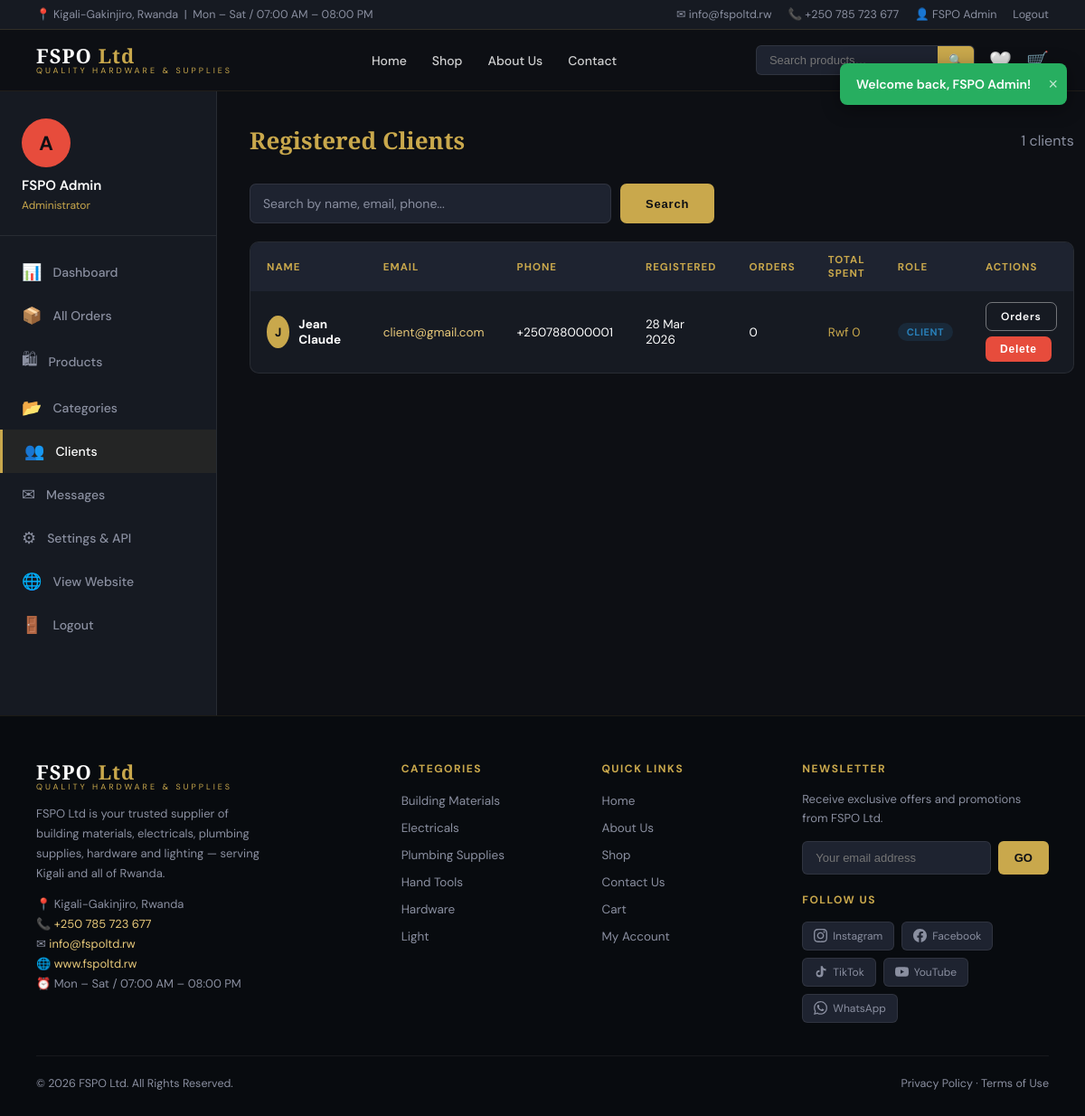
The page /admin/users.php (signed in) on the database its author committed.
### tables this page shows
CREATE TABLE IF NOT EXISTS users (
    id INT AUTO_INCREMENT PRIMARY KEY,
    name VARCHAR(100) NOT NULL,
    email VARCHAR(150) UNIQUE NOT NULL,
    phone VARCHAR(20),
    password VARCHAR(255) NOT NULL,
    role ENUM('client','admin') DEFAULT 'client',
    avatar VARCHAR(255) DEFAULT NULL,
    address TEXT DEFAULT NULL,
    created_at TIMESTAMP DEFAULT CURRENT_TIMESTAMP,
    updated_at TIMESTAMP DEFAULT CURRENT_TIMESTAMP ON UPDATE CURRENT_TIMESTAMP
);

### includes/config.php (called while the page is built, shortened)
<?php
function isLoggedIn(): bool {
    return isset($_SESSION['user_id']);
}
function isAdmin(): bool {
    return isset($_SESSION['user_role']) && $_SESSION['user_role'] === 'admin';
}
function formatRwf(float $amount): string {
    return 'Rwf ' . number_format($amount, 0, '.', ',');
}
function sanitize(string $str): string {
    return htmlspecialchars(trim($str), ENT_QUOTES, 'UTF-8');
}
function getFlash(): ?array {
    if (isset($_SESSION['flash'])) {
        $f = $_SESSION['flash'];
        return $f;
    }
    return null;
}

### admin/users.php (the view, shortened to what this page needs)
<?php
require_once '../includes/config.php';
$db = getDB();
$search = trim($_GET['q'] ?? '');
$where = ["role != 'admin'"]; $params = [];
$users = $db->prepare("SELECT u.*, COUNT(o.id) as order_count, COALESCE(SUM(o.total_amount),0) as total_spent FROM users u LEFT JOIN orders o ON u.id=o.user_id WHERE ".implode(' AND ',$where)." GROUP BY u.id ORDER BY u.created_at DESC");
$users->execute($params); $users = $users->fetchAll();
include '../includes/header.php';
?>
<div class="dashboard-layout">
  <aside class="sidebar">
    <div class="sidebar-user"><div class="avatar" style="background:var(--danger)">A</div><h4><?= sanitize($_SESSION['user_name']) ?></h4><small style="color:var(--gold)">Administrator</small></div>
    <nav class="sidebar-nav">
      <a href="dashboard.php"><span class="nav-icon-dash">📊</span> Dashboard</a>
      <a href="orders.php"><span class="nav-icon-dash">📦</span> All Orders</a>
      <a href="products.php"><span class="nav-icon-dash">🛍</span> Products</a>
      <a href="categories.php"><span class="nav-icon-dash">📂</span> Categories</a>
      <a href="users.php" class="active"><span class="nav-icon-dash">👥</span> Clients</a>
      <a href="messages.php"><span class="nav-icon-dash">✉</span> Messages</a>
      <a href="settings.php"><span class="nav-icon-dash">⚙</span> Settings & API</a>
      <a href="../index.php"><span class="nav-icon-dash">🌐</span> View Website</a>
      <a href="../logout.php"><span class="nav-icon-dash">🚪</span> Logout</a>
    </nav>
  </aside>
  <div class="dash-content">
    <div class="dash-header"><h1>Registered Clients</h1><p style="color:var(--text-muted)"><?= count($users) ?> clients</p></div>
    <form method="GET" style="margin-bottom:20px;display:flex;gap:10px">
      <input type="text" name="q" class="form-control" placeholder="Search by name, email, phone..." value="<?= sanitize($search) ?>" style="max-width:400px">
      <button type="submit" class="btn btn-gold">Search</button>
    </form>
    <div class="dash-table-card">
      <table class="dash-table">
        <thead><tr><th>Name</th><th>Email</th><th>Phone</th><th>Registered</th><th>Orders</th><th>Total Spent</th><th>Role</th><th>Actions</th></tr></thead>
        <tbody>
        <?php foreach ($users as $u): ?>
        <tr>
          <td><div style="display:flex;align-items:center;gap:10px"><div style="width:36px;height:36px;background:var(--gold);border-radius:50%;display:flex;align-items:center;justify-content:center;font-weight:700;color:var(--dark)"><?= strtoupper(substr($u['name'],0,1)) ?></div><strong><?= sanitize($u['name']) ?></strong></div></td>
          <td><a href="mailto:<?= sanitize($u['email']) ?>" style="color:var(--gold-light)"><?= sanitize($u['email']) ?></a></td>
          <td><?= sanitize($u['phone']??'—') ?></td>
          <td><?= date('d M Y', strtotime($u['created_at'])) ?></td>
          <td><?= $u['order_count'] ?></td>
          <td style="color:var(--gold)"><?= formatRwf($u['total_spent']) ?></td>
          <td><span class="status-badge badge-<?= $u['role'] ?>"><?= ucfirst($u['role']) ?></span></td>
          <td style="display:flex;gap:6px;flex-wrap:wrap;padding:12px 18px">
            <a href="orders.php?q=<?= urlencode($u['email']) ?>" class="btn btn-outline btn-sm">Orders</a>
            <form method="POST" style="display:inline">
              <button type="submit" class="btn btn-danger btn-sm" data-confirm="Delete this client? This cannot be undone.">Delete</button>
            </form>
          </td>
        </tr>
        <?php endforeach; ?>
        </tbody>
      </table>
    </div>
  </div>
</div>
<?php include '../includes/footer.php'; ?>

### includes/header.php (shortened to what this page needs)
<?php
require_once __DIR__ . '/config.php';
$cartCount = getCartCount();
$flash = getFlash();
$currentPage = basename($_SERVER['PHP_SELF'], '.php');
?>
<!DOCTYPE html>
<html lang="en">
<head>
<link rel="stylesheet" href="<?= SITE_URL ?>/css/style.css">
</head>
<body>
<?php if ($flash): ?>
<div class="flash flash-<?= $flash['type'] ?>" id="flashMsg">
    <?= sanitize($flash['msg']) ?>
    <button onclick="this.parentElement.remove()">×</button>
</div>
<?php endif; ?>
<div class="topbar">
    <span>📍 <?= SITE_ADDRESS ?> &nbsp;|&nbsp; <?= SITE_HOURS ?></span>
    <div class="topbar-right">
        <a href="mailto:<?= SITE_EMAIL ?>">✉ <?= SITE_EMAIL ?></a>
        <a href="tel:<?= str_replace(' ','',$_SERVER['HTTP_HOST'] ?? '') ?><?= SITE_PHONE ?>">📞 <?= SITE_PHONE ?></a>
        <?php if (isLoggedIn()): ?>
            <a href="<?= SITE_URL ?>/<?= isAdmin() ? 'admin/dashboard.php' : 'client/dashboard.php' ?>">👤 <?= sanitize($_SESSION['user_name']) ?></a>
            <a href="<?= SITE_URL ?>/logout.php">Logout</a>
        <?php else: ?>
            <a href="<?= SITE_URL ?>/login.php">Login</a>
            <a href="<?= SITE_URL ?>/register.php">Register</a>
        <?php endif; ?>
    </div>
</div>
<nav class="navbar">
    <a class="logo" href="<?= SITE_URL ?>/index.php">
        <div class="logo-text">
            <span class="logo-name">FSPO <span>Ltd</span></span>
            <span class="logo-sub">Quality Hardware &amp; Supplies</span>
        </div>
    </a>
    <ul class="nav-links">
        <li><a href="<?= SITE_URL ?>/index.php" class="<?= $currentPage==='index'?'active':'' ?>">Home</a></li>
        <li><a href="<?= SITE_URL ?>/shop.php" class="<?= $currentPage==='shop'?'active':'' ?>">Shop</a></li>
        <li><a href="<?= SITE_URL ?>/about.php" class="<?= $currentPage==='about'?'active':'' ?>">About Us</a></li>
        <li><a href="<?= SITE_URL ?>/contact.php" class="<?= $currentPage==='contact'?'active':'' ?>">Contact</a></li>
    </ul>
    <div class="nav-actions">
        <form action="<?= SITE_URL ?>/shop.php" method="GET" class="nav-search">
            <input type="text" name="q" placeholder="Search products…" value="<?= isset($_GET['q']) ? sanitize($_GET['q']) : '' ?>">
            <button type="submit">🔍</button>
        </form>
        <a href="<?= SITE_URL ?>/wishlist.php" class="nav-icon" title="Wishlist">🤍</a>
        <a href="<?= SITE_URL ?>/cart.php" class="nav-icon cart-link" title="Cart">
            🛒 <?php if ($cartCount > 0): ?><span class="cart-badge"><?= $cartCount ?></span><?php endif; ?>
        </a>
    </div>
</nav>

### includes/footer.php (shortened to what this page needs)
<footer>
    <div class="footer-grid">
        <div class="footer-brand">
            <div class="logo-text" style="margin-bottom:14px">
                <span class="logo-name">FSPO <span>Ltd</span></span>
                <span class="logo-sub" style="display:block">Quality Hardware &amp; Supplies</span>
            </div>
            <p>FSPO Ltd is your trusted supplier of building materials, electricals, plumbing supplies, hardware and lighting — serving Kigali and all of Rwanda.</p>
            <div class="footer-contact">
                <div>📍 <?= SITE_ADDRESS ?></div>
                <div>📞 <a href="tel:+250785723677"><?= SITE_PHONE ?></a></div>
                <div>✉ <a href="mailto:<?= SITE_EMAIL ?>"><?= SITE_EMAIL ?></a></div>
                <div>🌐 <a href="http://www.fspoltd.rw" target="_blank">www.fspoltd.rw</a></div>
                <div>⏰ <?= SITE_HOURS ?></div>
            </div>
        </div>
        <div class="footer-col">
            <h4>Categories</h4>
            <ul>
                <li><a href="<?= SITE_URL ?>/shop.php?cat=building-materials">Building Materials</a></li>
                <li><a href="<?= SITE_URL ?>/shop.php?cat=electricals">Electricals</a></li>
                <li><a href="<?= SITE_URL ?>/shop.php?cat=plumbing-supplies">Plumbing Supplies</a></li>
                <li><a href="<?= SITE_URL ?>/shop.php?cat=hand-tools">Hand Tools</a></li>
                <li><a href="<?= SITE_URL ?>/shop.php?cat=hardware">Hardware</a></li>
                <li><a href="<?= SITE_URL ?>/shop.php?cat=light">Light</a></li>
            </ul>
        </div>
        <div class="footer-col">
            <h4>Quick Links</h4>
            <ul>
                <li><a href="<?= SITE_URL ?>/index.php">Home</a></li>
                <li><a href="<?= SITE_URL ?>/about.php">About Us</a></li>
                <li><a href="<?= SITE_URL ?>/shop.php">Shop</a></li>
                <li><a href="<?= SITE_URL ?>/contact.php">Contact Us</a></li>
                <li><a href="<?= SITE_URL ?>/cart.php">Cart</a></li>
                <li><a href="<?= SITE_URL ?>/<?= isAdmin() ? 'admin/dashboard.php' : 'client/dashboard.php' ?>">My Account</a></li>
            </ul>
        </div>
        <div class="footer-col">
            <h4>Newsletter</h4>
            <p style="font-size:13px;color:var(--text-muted);margin-bottom:14px;line-height:1.6">Receive exclusive offers and promotions from FSPO Ltd.</p>
            <form class="newsletter-form" action="<?= SITE_URL ?>/newsletter.php" method="POST">
                <input type="email" name="email" placeholder="Your email address" required>
                <button type="submit">GO</button>
            </form>
            <div class="social-links" style="margin-top:20px">
                <h4>Follow Us</h4>
                <div class="social-icons">
                    <a class="social-icon" href="https://instagram.com/fspoltd" target="_blank">
                        Instagram
                    </a>
                    <a class="social-icon" href="https://facebook.com/fspoltd" target="_blank">
                        Facebook
                    </a>
                    <a class="social-icon" href="https://tiktok.com/@fspoltd" target="_blank">
                        TikTok
                    </a>
                    <a class="social-icon" href="https://youtube.com/@fspoltd" target="_blank">
                        YouTube
                    </a>
                    <a class="social-icon" href="https://wa.me/250785723677" target="_blank">
                        WhatsApp
                    </a>
                </div>
            </div>
        </div>
    </div>
    <div class="footer-bottom">
        <span>&copy; <?= date('Y') ?> FSPO Ltd. All Rights Reserved.</span>
        <span><a href="#">Privacy Policy</a> &middot; <a href="#">Terms of Use</a></span>
    </div>
</footer>
</body>
</html>

### rows shown on the page
users: name "J", name "Jean Claude", email "client@gmail.com", phone "+250788000001", created_at "28 Mar 2026", order_count "0", total_spent "Rwf 0", role "CLIENT"

### other values the page prints
$flash['msg'] "Welcome back, FSPO Admin!"
SITE_ADDRESS "Kigali-Gakinjiro, Rwanda"
SITE_HOURS "Mon – Sat / 07:00 AM – 08:00 PM"
SITE_EMAIL "info@fspoltd.rw"
SITE_PHONE "+250 785 723 677"
$_SESSION['user_name'] "FSPO Admin"
count($users) "1"
